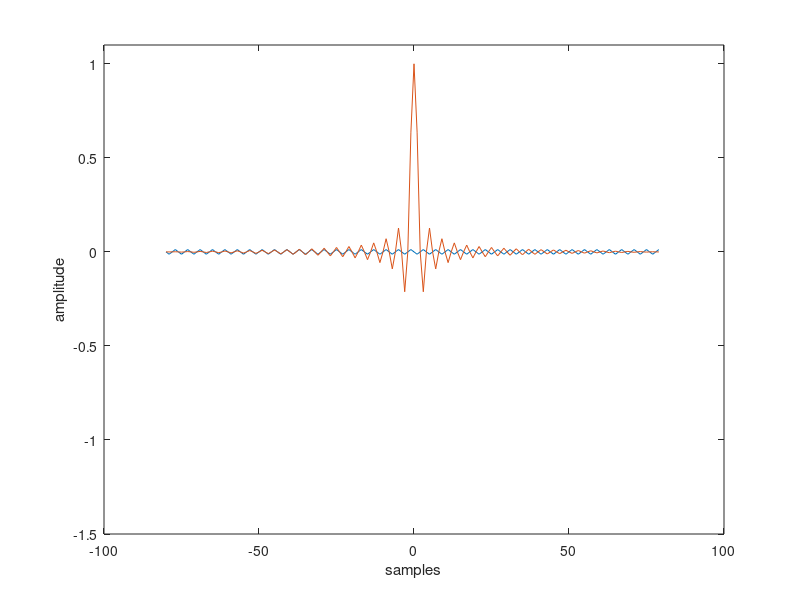

MATLAB code for this plot: (Note: this script raises an error after producing the figure.)
function make_figure2()
    normsig = @(sig) sig./max(max(real(sig)),max(imag(sig)));
    paprdB = @(s) 10*log10(max(abs(s))^2/rms(s));
    powerdB = @(s) 10*log10(rms(s)^2);

    tone1freq = zeros(160,1);
    tone1freq(1:40) = 1;
    tone1freq(160-39:160) = 1;
    tone1time = normsig(ifft(tone1freq));

    tone2freq = zeros(160,1);
    tone2freq(10) = 1;
    tone2time = normsig(ifft(tone2freq));

    figure(21)
    plot(-80:79,fftshift([real(tone1time) imag(tone1time)]));
    xlabel('samples')
    ylabel('amplitude')
    ylim([-1.5 1.1])

    matlab2tikz('output/tonegeneration_tone1time.tex',...
        'width','\figurewidth',...
        'height','\figureheight',...
        'extraAxisOptions','clip mode=individual,transpose legend,legend columns=3,legend style={at={(1,1)},anchor=north east,draw=black,fill=white,legend cell align=left}',...
        'extraTikzpictureOptions','font=\footnotesize',...
        'checkForUpdates',false,'showInfo',false);

    figure(22)
    stem(-80:79,fftshift(abs(tone1freq)),'.','MarkerSize',1)
    ylim([-.1 10])
    yticks([0 1])

    matlab2tikz('output/tonegeneration_tone1freq.tex',...
        'width','\figurewidth',...
        'height','\figureheight',...
        'extraAxisOptions','clip mode=individual,transpose legend,legend columns=3,legend style={at={(1,1)},anchor=north east,draw=black,fill=white,legend cell align=left}',...
        'extraTikzpictureOptions','font=\footnotesize',...
        'checkForUpdates',false,'showInfo',false);

    figure(23)
    plot(-80:79,fftshift([real(tone2time) imag(tone2time)]))
    xlabel('samples')
    ylabel('amplitude')
    ylim([-1.5 1.1])

    matlab2tikz('output/tonegeneration_tone2time.tex',...
        'width','\figurewidth',...
        'height','\figureheight',...
        'extraAxisOptions','clip mode=individual,transpose legend,legend columns=3,legend style={at={(1,1)},anchor=north east,draw=black,fill=white,legend cell align=left}',...
        'extraTikzpictureOptions','font=\footnotesize',...
        'checkForUpdates',false,'showInfo',false);

    figure(24)
    stem(-80:79,fftshift(abs(tone2freq)),'.','MarkerSize',1)
    ylim([-.1 10])
    yticks([0 1])

    matlab2tikz('output/tonegeneration_tone2freq.tex',...
        'width','\figurewidth',...
        'height','\figureheight',...
        'extraAxisOptions','clip mode=individual,transpose legend,legend columns=3,legend style={at={(1,1)},anchor=north east,draw=black,fill=white,legend cell align=left}',...
        'extraTikzpictureOptions','font=\footnotesize',...
        'checkForUpdates',false,'showInfo',false);

    papr1 = paprdB(tone1time);
    papr2 = paprdB(tone2time);

    power1 = powerdB(tone1time);
    power2 = powerdB(tone2time);

    fprintf('papr1: %f dB   papr2: %f dB   power1: %f dBr   power2: %f dBr\n', ...
        papr1, papr2, power1, power2)

    close all;

    figure(2)
    subplot(1,2,1)
    yyaxis left
    h = plot(-80:79,fftshift([real(tone2time) imag(tone2time)]),'-');
    h(1).Color = [0 0.4470 0.7410];
    h(2).Color = [0.8500 0.3250 0.0980];
    xlabel('samples')
    ylabel('amplitude')
    ylim([-1.5 1.1])
    yyaxis right
    h = stem(-80:79,fftshift(abs(tone2freq)),'.','MarkerSize',1);
    h.Color = [0 0.4470 0.7410];
    ylim([-.1 10])
    yticks([0 1])
    xlim([-80 80])
    ax = gca;
    ax.YAxis(1).Color = [0 0 0];
    ax.YAxis(2).Color = [0 0 0];

    subplot(1,2,2)
    yyaxis left
    h = plot(-80:79,fftshift([real(tone1time) imag(tone1time)]),'-');
    h(1).Color = [0 0.4470 0.7410];
    h(2).Color = [0.8500 0.3250 0.0980];
    xlabel('samples')
    ylabel('amplitude')
    ylim([-1.5 1.1])
    yyaxis right
    h = stem(-80:79,fftshift(abs(tone1freq)),'.','MarkerSize',1);
    h.Color = [0 0.4470 0.7410];
    ylim([-.1 10])
    yticks([0 1])
    xlim([-80 80])
    ax = gca;
    ax.YAxis(1).Color = [0 0 0];
    ax.YAxis(2).Color = [0 0 0];
end
